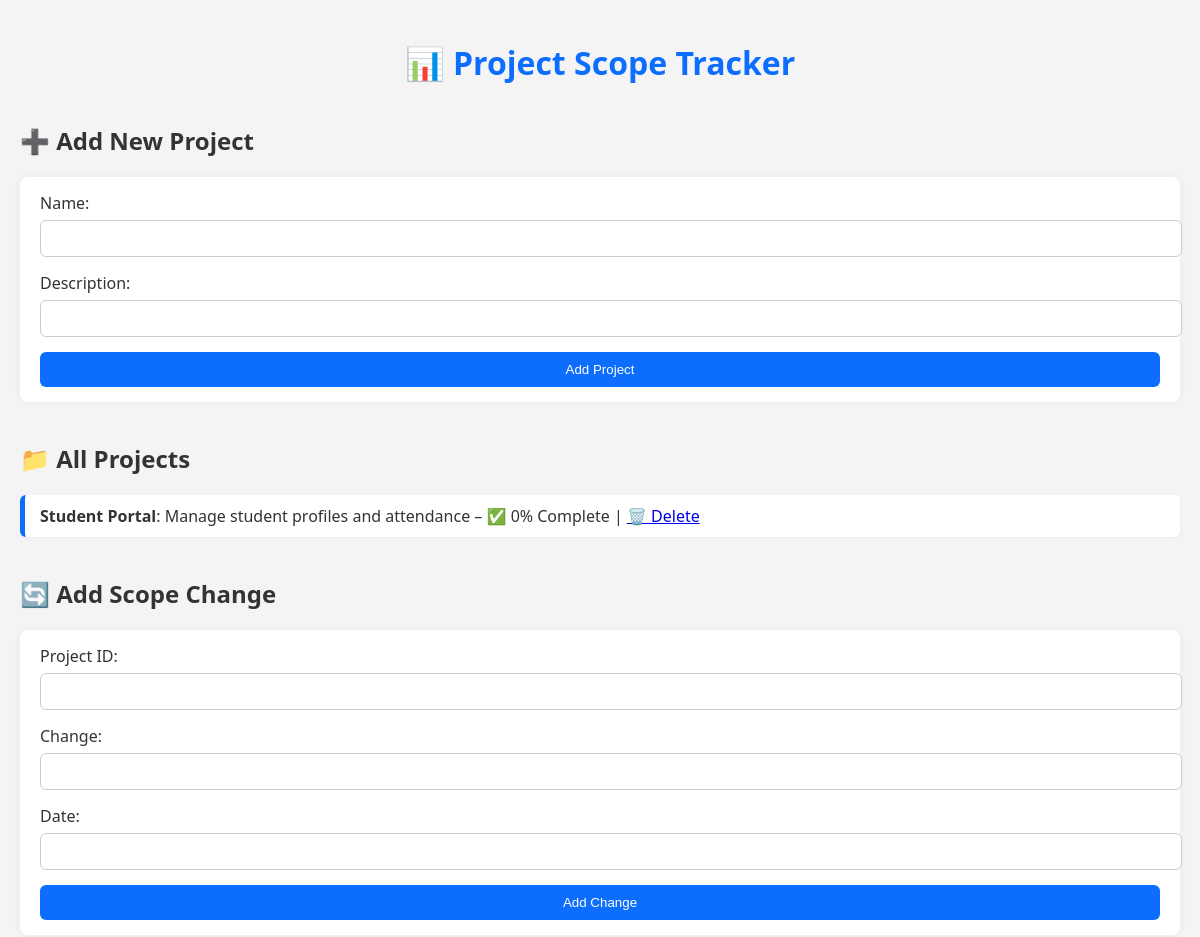
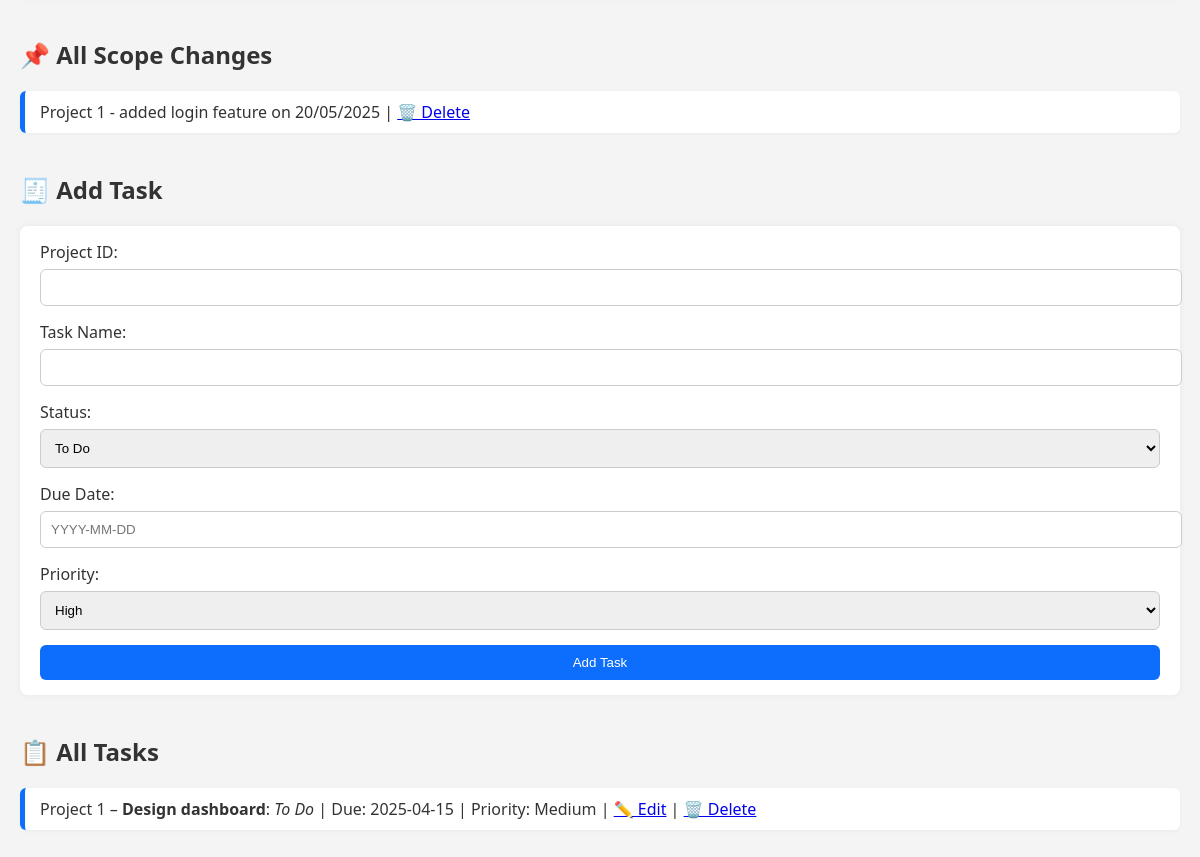
The page / on the database its author committed (2 pictures, top to bottom).
### app.py (models this page shows)
class Project(db.Model):
    id = db.Column(db.Integer, primary_key=True)
    name = db.Column(db.String(100))
    description = db.Column(db.String(200))

class ScopeChange(db.Model):
    id = db.Column(db.Integer, primary_key=True)
    project_id = db.Column(db.Integer)
    change = db.Column(db.String(200))
    date = db.Column(db.String(20))

class Task(db.Model):
    id = db.Column(db.Integer, primary_key=True)
    project_id = db.Column(db.Integer)
    task_name = db.Column(db.String(100))
    status = db.Column(db.String(20))
    due_date = db.Column(db.String(20))
    priority = db.Column(db.String(10))  # High / Medium / Low

### app.py (the view)
@app.route('/')
def index():
    projects = Project.query.all()
    changes = ScopeChange.query.all()
    tasks = Task.query.all()
    project_progress = {}
    for project in projects:
        total_tasks = Task.query.filter_by(project_id=project.id).count()
        done_tasks = Task.query.filter_by(project_id=project.id, status="Done").count()
        progress = round((done_tasks / total_tasks) * 100) if total_tasks else 0
        project_progress[project.id] = progress
    return render_template('index.html', projects=projects, changes=changes, tasks=tasks, progress=project_progress)

### templates/index.html (shortened to what this page needs)
<!DOCTYPE html>
<html>
<head>
  <link rel="stylesheet" href="{{ url_for('static', filename='style.css') }}">
</head>
<body>
  <h1>📊 Project Scope Tracker</h1>
  <h2>➕ Add New Project</h2>
  <form method="POST" action="/add">
    Name: <input type="text" name="name"><br>
    Description: <input type="text" name="description"><br>
    <input type="submit" value="Add Project">
  </form>
  <h2>📁 All Projects</h2>
  <ul>
    {% for p in projects %}
      <li>
        <b>{{ p.name }}</b>: {{ p.description }}
        – ✅ {{ progress[p.id] }}% Complete
        | <a href="/delete_project/{{ p.id }}" onclick="return confirm('Delete project?')">🗑️ Delete</a>
      </li>
    {% endfor %}
  </ul>
  <h2>🔄 Add Scope Change</h2>
  <form method="POST" action="/add_change">
    Project ID: <input type="text" name="project_id"><br>
    Change: <input type="text" name="change"><br>
    Date: <input type="text" name="date"><br>
    <input type="submit" value="Add Change">
  </form>
  <h2>📌 All Scope Changes</h2>
  <ul>
    {% for c in changes %}
      <li>
        Project {{ c.project_id }} - {{ c.change }} on {{ c.date }}
        | <a href="/delete_change/{{ c.id }}" onclick="return confirm('Delete change?')">🗑️ Delete</a>
      </li>
    {% endfor %}
  </ul>
  <h2>🧾 Add Task</h2>
  <form method="POST" action="/add_task">
    Project ID: <input type="text" name="project_id"><br>
    Task Name: <input type="text" name="task_name"><br>
    Status:
    <select name="status">
      <option>To Do</option>
    </select><br>
    Due Date: <input type="text" name="due_date" placeholder="YYYY-MM-DD"><br>
    Priority:
    <select name="priority">
      <option>High</option>
    </select><br>
    <input type="submit" value="Add Task">
  </form>
  <h2>📋 All Tasks</h2>
  <ul>
    {% for t in tasks %}
      <li>
        Project {{ t.project_id }} – <b>{{ t.task_name }}</b>:
        <i>{{ t.status }}</i> | Due: {{ t.due_date }} | Priority: {{ t.priority }}
        | <a href="/edit_task/{{ t.id }}">✏️ Edit</a>
        | <a href="/delete_task/{{ t.id }}" onclick="return confirm('Delete task?')">🗑️ Delete</a>
      </li>
    {% endfor %}
  </ul>
</body>
</html>

### static/style.css (style rules this page uses)
body { font-family: 'Segoe UI', sans-serif; background-color: #f4f4f4; margin: 0; padding: 20px; color: #333; }
h1 { text-align: center; color: #0d6efd; margin-bottom: 30px; }
h2 { color: #333; margin-top: 40px; font-size: 1.5rem; }
form { background: white; padding: 15px 20px; border-radius: 8px; box-shadow: 0 0 8px rgba(0, 0, 0, 0.05); margin-bottom: 20px; }
input[type="text"], select { width: 100%; padding: 10px; margin: 6px 0 15px; border: 1px solid #ccc; border-radius: 6px; }
input[type="submit"] { background-color: #0d6efd; color: white; border: none; padding: 10px; border-radius: 6px; cursor: pointer; width: 100%; }
ul { list-style-type: none; padding-left: 0; }
li { background-color: white; padding: 10px 15px; margin-bottom: 8px; border-left: 5px solid #0d6efd; border-radius: 6px; box-shadow: 0 1px 4px rgba(0, 0, 0, 0.04); }

### rows shown on the page
Project: name "Student Portal", description "Manage student profiles and attendance", progress "0"
ScopeChange: project_id "1", change "added login feature", date "20/05/2025"
Task: project_id "1", task_name "Design dashboard", status "To Do", due_date "2025-04-15", priority "Medium"
